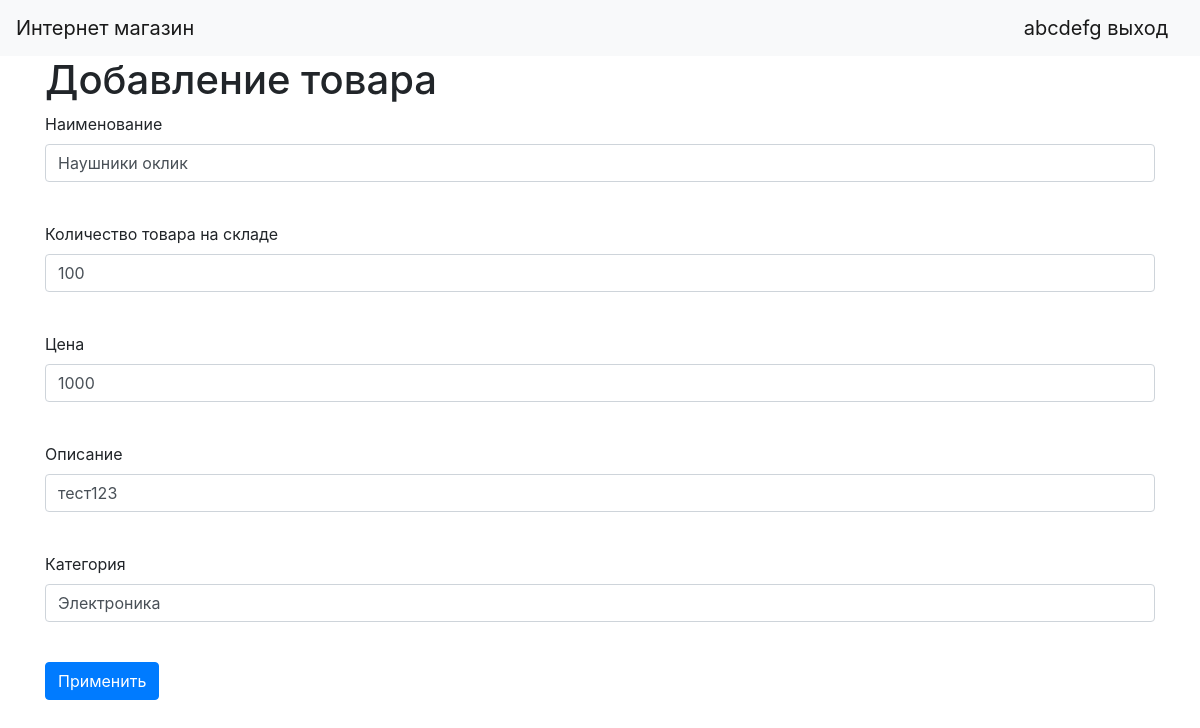
The app's page /edit_product/3 (signed in) with its own data.
### data/users.py (models this page shows, shortened)
class User(SqlAlchemyBase, UserMixin):
    __tablename__ = 'users'
    id = sqlalchemy.Column(sqlalchemy.Integer, primary_key=True, autoincrement=True)
    name = sqlalchemy.Column(sqlalchemy.String, nullable=True)
    about = sqlalchemy.Column(sqlalchemy.String, nullable=True)
    email = sqlalchemy.Column(sqlalchemy.String, index=True, unique=True, nullable=True)
    role = sqlalchemy.Column(sqlalchemy.Integer)
    hashed_password = sqlalchemy.Column(sqlalchemy.String, nullable=True)
    created_date = sqlalchemy.Column(sqlalchemy.DateTime, default=datetime.datetime.now)

### data/products.py (models this page shows, shortened)
class Products(SqlAlchemyBase):
    __tablename__ = 'products'
    id = sqlalchemy.Column(sqlalchemy.Integer, primary_key=True, autoincrement=True)
    title = sqlalchemy.Column(sqlalchemy.String, nullable=True)
    quantity = sqlalchemy.Column(sqlalchemy.Integer, nullable=True)
    price = sqlalchemy.Column(sqlalchemy.Integer, nullable=True)
    description = sqlalchemy.Column(sqlalchemy.String, nullable=True)
    category = sqlalchemy.Column(sqlalchemy.String, nullable=True)
    user_id = sqlalchemy.Column(sqlalchemy.Integer, sqlalchemy.ForeignKey("users.id"))
    user = orm.relationship('User', foreign_keys="Products.user_id", backref="products")

### main.py (the view, shortened to what this page needs)
@app.route('/edit_product/<int:id>', methods=['GET', 'POST'])
@login_required
def edit_product(id):
    form = ProductsForm()
    if request.method == "GET":
        db_sess = db_session.create_session()
        products = db_sess.query(Products).filter((Products.id == id),
                                          ((Products.user == current_user) | (current_user.id == 1))).first()
        if products:
            form.title.data = products.title
            form.quantity.data = products.quantity
            form.price.data = products.price
            form.description.data = products.description
            form.category.data = products.category
        else:
            abort(404)
    return render_template('products.html', title='Редактирование работы', form=form)

### forms/product.py
class ProductsForm(FlaskForm):
    title = StringField("Наименование", validators=[DataRequired()])
    quantity = IntegerField("Количество товара на складе", validators=[DataRequired()])
    price = IntegerField("Цена", validators=[DataRequired()])
    description = StringField("Описание", validators=[DataRequired()])
    category = StringField("Категория")
    submit = SubmitField('Применить')

### data/db_session.py (called while the page is built)
def create_session() -> Session:
    global __factory
    return __factory()

### main.py (called while the page is built)
@login_manager.user_loader
def load_user(user_id):
    db_sess = db_session.create_session()
    return db_sess.query(User).get(user_id)

### templates/products.html (shortened to what this page needs)
{% extends "base.html" %}
{% block content %}
    <h1>Добавление товара</h1>
    <form action="" method="post">
        <p>
            {{ form.title.label }}<br>
            {{ form.title(class="form-control") }}<br>
        </p>
        <p>
            {{ form.quantity.label }}<br>
            {{ form.quantity(class="form-control") }}<br>
        </p>
        <p>
            {{ form.price.label }}<br>
            {{ form.price(class="form-control") }}<br>
        </p>
        <p>
            {{ form.description.label }}<br>
            {{ form.description(class="form-control") }}<br>
        </p>
        <p>
            {{ form.category.label }}<br>
            {{ form.category(class="form-control") }}<br>
        </p>
        <p>{{ form.submit(type="submit", class="btn btn-primary") }}</p>
    </form>
{% endblock %}

### templates/base.html (shortened to what this page needs)
<!doctype html>
<html lang="en">
<head>
    <link rel="stylesheet" href="https://stackpath.bootstrapcdn.com/bootstrap/4.4.1/css/bootstrap.min.css">
</head>
  <body>
    <header>
        <nav class="navbar navbar-light bg-light">
        <a class="navbar-brand" href="#">Интернет магазин</a>
        {% if current_user.is_authenticated %}
            <a class="navbar-brand" href="/logout">{{ current_user.name }} выход</a>
        {% else %}
            <p>
                <a class="btn btn-primary " href="/register">Зарегистрироваться</a>
                <a class="btn btn-success" href="/login">Войти</a>
            </p>
        {% endif %}
    </nav>
    </header>
    <main role="main" class="container">
        {% block content %}{% endblock %}
    </main>
  </body>
</html>

### records on screen
User: name "abcdefg"
Products: title "Наушники оклик", quantity "100", price "1000", description "тест123", category "Электроника"
